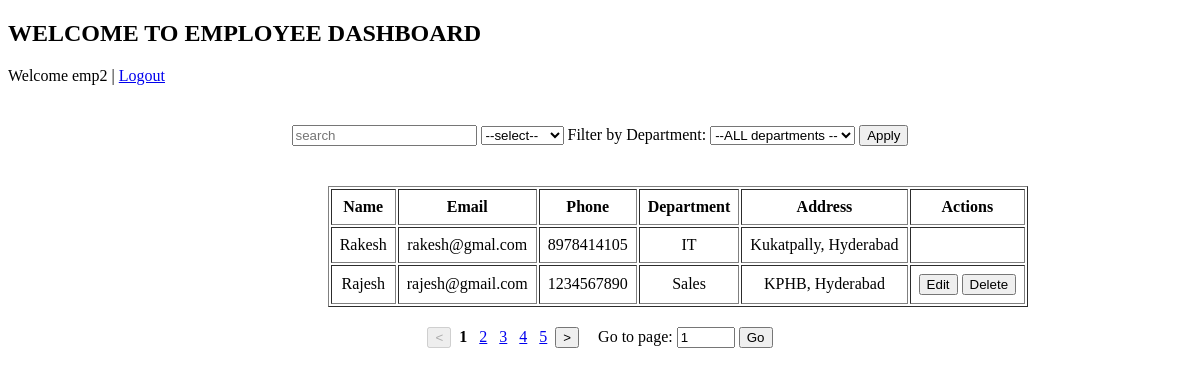
/ (signed in), run on the app's committed database.
### dashboard/models.py (models this page shows, shortened)
class Employee(models.Model):
    user = models.ForeignKey(User, on_delete=models.CASCADE)
    name = models.CharField(max_length=100)
    email = models.EmailField()
    phone = models.CharField(max_length=13)
    department = models.CharField(max_length=50)
    address = models.TextField()

### dashboard/views.py (the view, shortened to what this page needs)
# urls.py: path('',views.home, name='home'),
@login_required
def home(request):
    query = request.GET.get('query', '').strip().lower()
    sort_by = request.GET.get('sort', '').strip().lower()
    page = int(request.GET.get('page','1'))
    employees = list(Employee.objects.all())
    department = request.GET.get('department', '')
    if department:
        employees = Employee.objects.filter(department=department)
    else:
        employees = Employee.objects.all()
    departments = Employee.objects.values_list('department', flat=True).distinct()
    if sort_by == 'name':
        employees.sort(key=lambda emp: emp.name.lower())
    elif sort_by == 'email':
        employees.sort(key=lambda emp: emp.email.lower())
    elif sort_by == 'name_desc':
        employees.sort(key=lambda emp: emp.name.lower(), reverse=True)
    per_page =2
    total = len(employees)
    start = (page - 1) * per_page
    end = start + per_page
    paginated_employees = employees[start:end]
    total_pages = (total + per_page - 1)//per_page
    context = {
        'employees': paginated_employees,
        'page': page,
        'total_pages': total_pages,
        'query': query,
        'sort': sort_by,
        'department': department,
        'departments': departments,
    }
    return render(request,'dashboard/home.html', context)

### dashboard/templatetags/custom_tags.py (called while the page is built)
@register.filter
def make_range(value):
    return range(1, value+1)

### dashboard/templates/dashboard/home.html (shortened to what this page needs)
{% load custom_tags %}
<!DOCTYPE html>
<html lang="en">
<head>
</head>
<body>
  <h2>WELCOME TO EMPLOYEE DASHBOARD</h2>
  {% if user.is_authenticated %}
      <p>Welcome {{ user.username }} | <a href="{% url 'logout' %}">Logout</a></p>
  {% endif %}
    <div style="text-align: center; margin-top: 40px;">
      <form method="get">
        <input type="text" name="query" placeholder="search" value="{{ request.GET.query }}">
        <select name="sort">
          <option value="">--select--</option>
        </select>
        <label>Filter by Department:</label>
        <select name="department">
          <option value="">--ALL departments --</option>
        </select>
        <button type="submit">Apply</button>
      </form>
    </div>
    <div style="text-align: center;margin-top: 40px;display: flex;margin-left: 27%;">
     <table border="1" cellpadding="8">
       <tr>
         <th>Name</th>
         <th>Email</th>
         <th>Phone</th>
         <th>Department</th>
         <th>Address</th>
         <th>Actions</th>
       </tr>
       {% for emp in employees %}
          <tr>
           <td>{{ emp.name }}</td>
           <td>{{ emp.email }}</td>
           <td>{{ emp.phone }}</td>
           <td>{{ emp.department }}</td>
           <td>{{ emp.address }}</td>
           <td>
             {% if user == emp.user or user.is_staff %}
               <button onclick="openEditModal('{{emp.id}}', '{{emp.name|escapejs}}', '{{emp.email|escapejs}}','{{emp.phone|escapejs}}', '{{emp.department|escapejs}}', '{{emp.address|escapejs}}')">Edit</button>
               <button onclick="openDeleteModal('{{emp.id}}', '{{ emp.name }}')">Delete</button>
             {% endif %}
           </td>
          </tr>
         {% endfor %}
     </table>
    </div>
  <div style="margin-top: 20px; text-align: center;">
  <form method="get" style="display: inline;">
    {% if page > 1 %}
      <button type="submit" name="page" value="{{ page|add:"-1" }}">&lt;</button>
    {% else %}
      <button type="button" disabled>&lt;</button>
    {% endif %}
  </form>
  {% for p in total_pages|make_range %}
    {% if p == page %}
      <strong style="margin: 0 4px;">{{ p }}</strong>
    {% else %}
      <a href="?page={{ p }}&query={{ query }}&sort={{ sort }}" style="margin: 0 4px;">{{ p }}</a>
    {% endif %}
  {% endfor %}
  <form method="get" style="display: inline;">
    {% if page < total_pages %}
      <button type="submit" name="page" value="{{ page|add:"1" }}">&gt;</button>
    {% else %}
      <button type="button" disabled>&gt;</button>
    {% endif %}
  </form>
  <form method="get" style="display: inline-block; margin-left: 15px;">
    <label for="page_input">Go to page:</label>
    <input type="number" id="page_input" name="page" min="1" max="{{ total_pages }}" value="{{ page }}" style="width: 50px;">
    <button type="submit">Go</button>
  </form>
</div>
</body>
</html>

### data on the page
Employee: name "Rakesh", email "rakesh@gmal.com", phone "8978414105", department "IT", address "Kukatpally, Hyderabad"
Employee: name "Rajesh", email "rajesh@gmail.com", phone "1234567890", department "Sales", address "KPHB, Hyderabad"

### other printed values
{{ user.username }} "emp2"
{{ p }} "1"
{{ p }} "2" "3" "4" "5"
